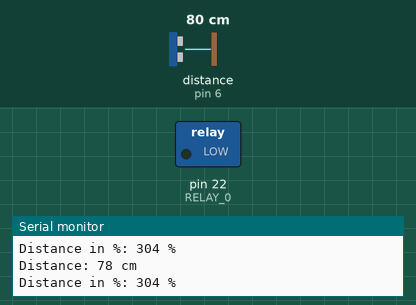
Simulated run of this sketch. Board: Arduino Mega 2560, built with avr-gcc and run on an emulated ATmega2560. On the bench: switched loads named in the sketch (green lamp = pin HIGH), the last lines printed to the serial monitor. Wiring (inferred from the names in the program): ultrasonic range finder: trigger pin 5; echo pin 6. Inputs (shaded band) come from the test bench; at power-on: distance to the obstacle (sensor on pin 6) 80 cm. The echo pulse lasts 58.3 µs per cm; pins used as bus, display or sensor lines are not drawn.

Above: at 1.2 s.
1.3 s: distance to the obstacle (sensor on pin 6) set to 18 cm
4.2 s: distance to the obstacle (sensor on pin 6) set to 13 cm
At 6.9 s:
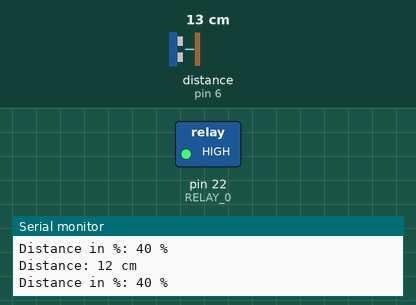
7.2 s: distance to the obstacle (sensor on pin 6) set to 35 cm
At 9.4 s:
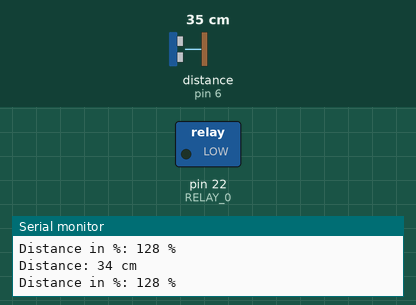
10.2 s: distance to the obstacle (sensor on pin 6) set to 2 cm
At 12.7 s:
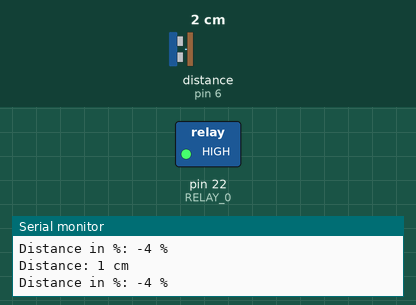
Timing chart, 0 to 14.2 s (numbered marks = the images above; inputs shaded):
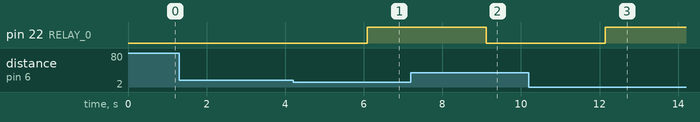

The sketch:

HC-SR04.ino
```cpp
#include <Controllino.h>
#define echoPin 6
#define trigPin 5

#define RELAY_0 22      //Relay num. 0, pin 22 to control a pump

long duration;
int distance;

void setup() {
pinMode(RELAY_0, OUTPUT);
pinMode(trigPin, OUTPUT);
pinMode(echoPin, INPUT);
Serial.begin(9600);
Serial.println("\nWater level sensor");
}

void loop() {

  int distance_perc;    // distance declaration (in %)
  float sum = 0;        // sum declaration
  int av_dist = 0;      // average distance declaration (in cm)


  for (int i=0 ; i<5 ; i++){         // 5 samples are taken
    digitalWrite(trigPin, LOW);      // Clears the trigPin condition first
    delayMicroseconds(2);

    digitalWrite(trigPin, HIGH);     // Sets the trigPin HIGH (ACTIVE) for 10 microseconds (time for 8 cycle sonic bursts)
    delayMicroseconds(10);

    digitalWrite(trigPin, LOW);
    duration = pulseIn(echoPin, HIGH);  // Reads the echoPin, returns the sound wave travel time in microseconds

    distance = duration * 0.034 / 2;    // Speed of sound wave divided by 2 (go and back)
    sum = sum + distance;               // Sum calculation
    delay(20);
  }

  av_dist = round(sum / 5.0);                          // one average value of distance in cm
  distance_perc = map(av_dist, 2, 27, 0, 100);         // one average value of distance in % | sensor's range starts from 2 cm (fixed)

  Serial.print("\nDistance: ");          // prints average of 5 samples in cm
  Serial.print(av_dist);
  Serial.print(" cm \n");

  Serial.print("\nDistance in %: ");     // prints average of 5 samples in %
  Serial.print(distance_perc);
  Serial.print(" % \n");

  delay(900);

if (distance_perc <= 50){               //pump starts to work, when the main tank is less or 50% filled
  digitalWrite(RELAY_0, HIGH);
  }
  else if (distance_perc >= 100) {      //tank won't be overfilled
    digitalWrite(RELAY_0, LOW);
  }
  else{
    digitalWrite(RELAY_0, LOW);         //in all other cases pump does not work
  }

}

/* References:
 *  1. Based on HC-SR04 tutorial: https://create.arduino.cc/projecthub/abdularbi17/ultrasonic-sensor-hc-sr04-with-arduino-tutorial-327ff6
 */
```

Measured:
- the behaviour switches between 16 and 15 cm on distance to the obstacle (sensor on pin 6) (found by bisection; images 0 and 1)
- after the input at 4.2 s, pin 22 (RELAY_0): LOW → HIGH after 1.9 s
- after the input at 7.2 s, pin 22 (RELAY_0): HIGH → LOW after 1.9 s
- after the input at 10.2 s, pin 22 (RELAY_0): LOW → HIGH after 1.9 s
